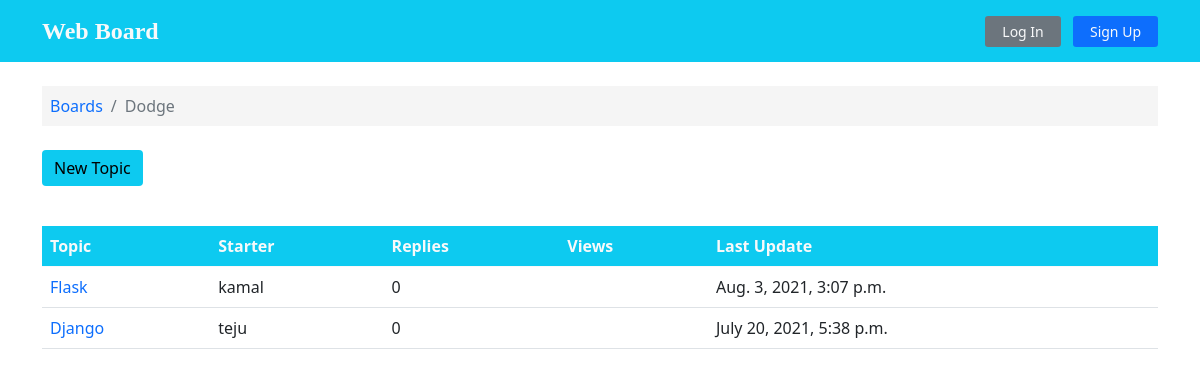
Page /Dodge/ on the earlier database version.
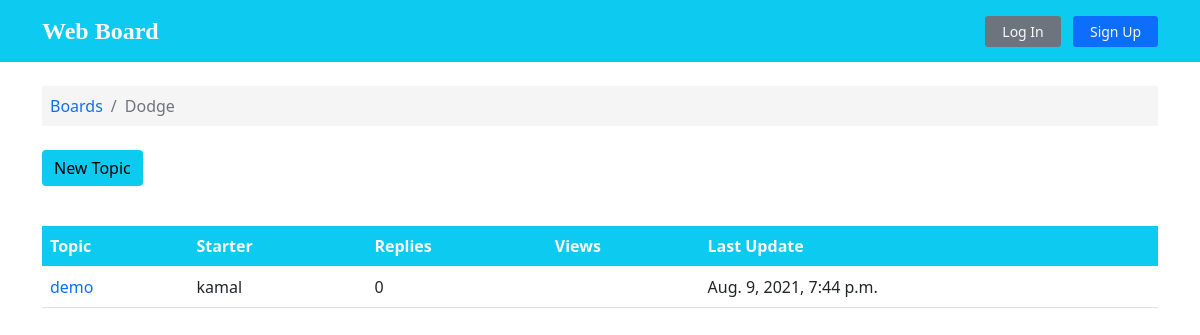
Same page on the later database version.
### boards/models.py (models this page shows, shortened)
class Board(models.Model):
    name = models.CharField(max_length=99, unique=True)
    description = models.CharField(max_length=200)

class Topic(models.Model):
    subject = models.CharField(max_length=99)
    created_at = models.DateTimeField(auto_now_add=True)
    board = models.ForeignKey(Board, on_delete=models.CASCADE, related_name='topics')
    starter = models.ForeignKey(User, on_delete= models.CASCADE, related_name='topics')
    message = models.TextField(max_length=250)

### boards/views.py (the view)
# urls.py: url(r'^(?P<board_name>[\w\-\ ]+)add/$', views.submit_form, name='add-topic'),
def topic(request, board_name):
    topic_list = Topic.objects.filter(board__name = board_name).order_by('-created_at')
    topic_form = TopicForm()
    ctx = {'topics': topic_list, 'login_form':loginform, 'signup_form': signupform, 'topic_form':topic_form}
    return render(request, 'topic.html', ctx)

### boards/templatetags/custom_tags.py (called while the page is built)
def remove_slash(url):
    if 'add' in url:
        return url.replace('/add/','').replace('/','')
    return url.replace('/','')

def remove_board(url):
    if 'board' in url:
        return url.replace('board','').replace('/','')
    return url.replace('/','')

### templates/topic.html (shortened to what this page needs)
{% extends 'base.html' %}
{% load custom_tags %}
{% block content %}
<div class="container">
  <ol class="breadcrumb my-4 p-2" style="background-color: whitesmoke;">
    <li class="breadcrumb-item">  <a class="text-decoration-none" href="{% url 'boards:home' %}">Boards</a></li>
    <li class="breadcrumb-item active">{{ request.path|remove_slash|remove_board  }}</li>
  </ol>
  {% if user.is_authenticated %}
  <button type="button" class="btn btn-info border-0" data-bs-toggle="modal" data-bs-target="#newtopic" >New Topic</button>
  {% else %}
  <button type="button"  data-bs-toggle="modal" data-bs-target="#login"  class="btn btn-info mb-3 ml-4 border-0">New Topic</button>
  {% endif %}
  {% if topics %}
  <table class="table mt-4">
    <thead class="thead-inverse bg-info text-light">
      <tr>
        <th>Topic</th>
        <th>Starter</th>
        <th>Replies</th>
        <th>Views</th>
        <th>Last Update</th>
      </tr>
    </thead>
    <tbody>
      {% for topic in topics %}
      <tr>
        <td>
          <a class="text-decoration-none" {% for item in topic.post_topic.all %}
          href="{% url 'boards:topic-post' topic.board.name topic.subject topic.pk item.id %}">
          {% endfor %}
            {{ topic.subject }}
          </a>
        </td>
        <td class="align-middle">{{ topic.starter.username }}</td>
        <td class="align-middle">0</td>
        <td></td>
        <td>{{ topic.created_at}}</td>
      </tr>
      {% endfor %}
    </tbody>
  </table>
  {% else %}
  <large class="mt-4" style="display: flex; justify-content: center; align-items: center;">
    <em >No Topics yet.</em>
  </large>
  {% endif %}
  </div>
{% endblock %}

### templates/base.html (shortened to what this page needs)
{% load static %}
{% load custom_tags %}
<!DOCTYPE html>
<html>
  <head>
    <link rel="stylesheet" href="{% static 'css/bootstrap.min.css' %}">
  </head>
  <body>
    {% include 'header.html' %}
      {% block content %}
    {% endblock %}
  </body>
</html>

### templates/header.html
<nav class="navbar navbar-light bg-info text-light p-2">
    <div class="container">
      <a class="navbar-brand text-light" href="{% url 'boards:home'%}" style="font-family: papyrus;  font-weight: bolder; font-size: 1.5rem;">Web Board</a>
    <div>
    {% if  user.is_authenticated %}
    <div class="btn-group">
      <button class="btn btn-light btn-sm dropdown-toggle p-0" type="button" id="dropdownMenuClickableOutside" data-bs-toggle="dropdown" data-bs-auto-close="inside" aria-expanded="false">
        <svg xmlns="http://www.w3.org/2000/svg" width="16" height="18" fill="currentColor" class="bi bi-person-fill mb-2 mx-1" viewBox="0 0 16 10">
          <path d="M3 14s-1 0-1-1 1-4 6-4 6 3 6 4-1 1-1 1H3zm5-6a3 3 0 1 0 0-6 3 3 0 0 0 0 6z"/>
        </svg>{{ request.user }}
      </button>
      <ul class="dropdown-menu dropdown-menu-end dropdown-menu-lg-end text-center" aria-labelledby="dropdownMenuClickableOutside">
        <li><a class="dropdown-item" href="#">Menu item</a></li>
        <li><a class="dropdown-item" href="#">Menu item</a></li>
        <li><a class="dropdown-item bg-secondary text-light " href="{% url 'accounts:logout' %}">Log Out</a></li>
      </ul>
    </div>
      {% else%}
      <btn class="btn bg-secondary btn-sm px-3 mx-2 text-decoration-none text-light" data-bs-toggle="modal"
      data-bs-target="#login">Log In</btn>
     <btn class="btn bg-primary btn-sm px-3 text-decoration-none text-light" data-bs-toggle="modal"
      data-bs-target="#signup">Sign Up</btn>
    {% endif%}
      </div>
    </div>
  </nav>

### templates/accounts/login.html (shortened to what this page needs)
{% load custom_tags %}

### templates/add_topic.html (shortened to what this page needs)
{% load custom_tags %}

Differences in the rows shown:
removed Topic: subject "Flask", starter.username "kamal", created_at "Aug. 3, 2021, 3:07 p.m."
removed Topic: subject "Django", starter.username "teju", created_at "July 20, 2021, 5:38 p.m."
added Topic: subject "demo", starter.username "kamal", created_at "Aug. 9, 2021, 7:44 p.m."
